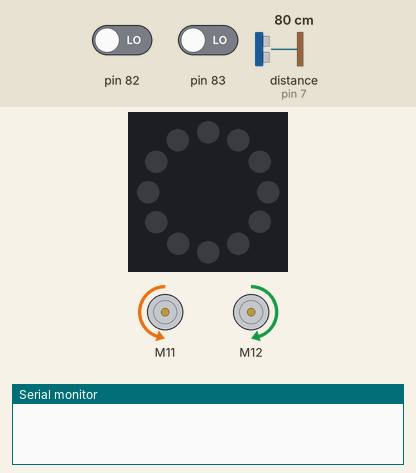
A sketch run on a simulated Arduino Uno, built for the host (arithmetic inside an expression is 32-bit, double 64-bit). On the bench: 12 RGB LEDs in a ring, first at the top, clockwise, 2 × DC motor (green arrow = forward, orange = backward, longer = faster), the last lines printed to the serial monitor. Inputs (shaded band) come from the test bench; at power-on: distance to the obstacle (sensor on pin 7) 80 cm, pin 82 LOW, pin 83 LOW.

Above: at 1.2 s.
1.3 s: distance to the obstacle (sensor on pin 7) set to 11 cm
2.8 s: distance to the obstacle (sensor on pin 7) set to 8 cm
At 3.32 s:
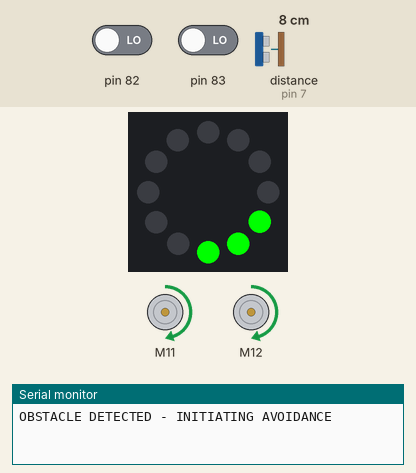
At 4.68 s:
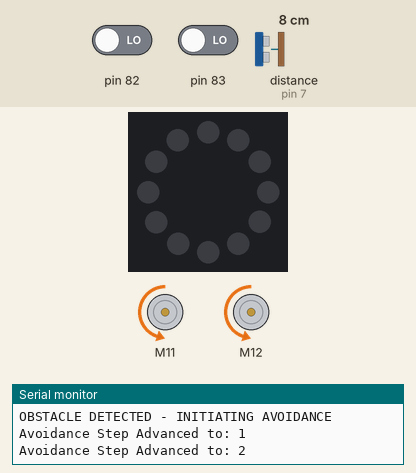
5.7 s: distance to the obstacle (sensor on pin 7) set to 250 cm
At 6.23 s:
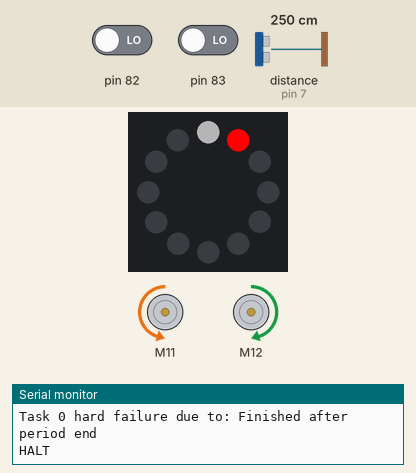
Timing chart, 0 to 8.7 s (numbered marks = the images above; inputs shaded):
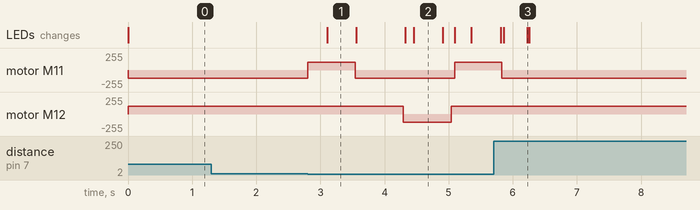

The sketch:

qwen.ino
```cpp
#include <kaulab.h>

// Line sensor states:
// 3 = no line
// 0 = both on line
// 2 = right on line
// 1 = left on line

// Motor identifiers: 1 = Right motor, 2 = Left motor
bool turningRight = false;
bool turningLeft = false;

int rightMotor = -120;
int leftMotor = 120;

bool blinkState = false;
int blinkCounter = 0;

int statusR = 0;
int statusG = 0;
int statusB = 0;

// ==================================================
// TICK & TIMING CONSTRAINTS (1 Tick = 16 ms)
// ==================================================
const int MS_PER_TICK = 16;

// RULE 1: How long should each sub-movement last?
// 800 ms / 16 ms = 50 ticks.
// This gives the robot ~0.8 seconds to complete a turn or short straight movement.
const int STEP_DURATION_MS = 800;
const int STEP_TICKS = STEP_DURATION_MS / MS_PER_TICK;

// RULE 2: What is the absolute maximum time allowed for the whole avoidance maneuver?
// 5000 ms / 16 ms = 312 ticks (Exactly 5 seconds).
// If the robot hasn't found the line after 5 seconds, it aborts to prevent infinite loops/battery drain.
const int MAX_AVOID_DURATION_MS = 5000;
const int MAX_AVOID_TICKS = MAX_AVOID_DURATION_MS / MS_PER_TICK;

bool avoiding = false;
int avoidStep = 0;
int avoidTickCount = 0;      // Total ticks spent in the entire avoidance maneuver
int stepTickCount = 0;       // Ticks spent in the current sub-step

// ==================================================
// LED BLINKER
// ==================================================
void updateBlinker() {
    blinkCounter++;
    if (blinkCounter >= 10) {
        blinkCounter = 0;
        blinkState = !blinkState;
    }

    if (turningRight) {
        for (int i = 0; i < 12; i++) {
            zLedRing.setColorAt(i, (blinkState && (i == 4 || i == 5 || i == 6)) ? 0 : 0,
                                   (blinkState && (i == 4 || i == 5 || i == 6)) ? 255 : 0, 0);
        }
    } else if (turningLeft) {
        for (int i = 0; i < 12; i++) {
            zLedRing.setColorAt(i, (blinkState && (i == 10 || i == 11 || i == 0)) ? 0 : 0,
                                   (blinkState && (i == 10 || i == 11 || i == 0)) ? 255 : 0, 0);
        }
    } else {
        for (int i = 0; i < 12; i++) {
            zLedRing.setColorAt(i, statusR, statusG, statusB);
        }
    }
    zLedRing.show();
}

// ==================================================
// LINE FOLLOWING MOVEMENTS
// ==================================================
void goRight() {
    turningRight = true; turningLeft = false;
    statusR = 0; statusG = 255; statusB = 0;
    zRobotSetMotorSpeed(1, -(rightMotor));
    zRobotSetMotorSpeed(2, leftMotor);
}

void goLeft() {
    turningRight = false; turningLeft = true;
    statusR = 0; statusG = 255; statusB = 0;
    zRobotSetMotorSpeed(1, rightMotor);
    zRobotSetMotorSpeed(2, -leftMotor);
}

void findLine() {
    turningRight = false; turningLeft = false;
    statusR = 255; statusG = 255; statusB = 0; // Yellow for searching
    zRobotSetMotorSpeed(1, rightMotor + 10);
    zRobotSetMotorSpeed(2, -leftMotor + 20);
}

void goStraight() {
    turningRight = false; turningLeft = false;
    statusR = 0; statusG = 0; statusB = 0;
    zRobotSetMotorSpeed(1, rightMotor);
    zRobotSetMotorSpeed(2, leftMotor);
}

void stopRobot() {
    turningRight = false; turningLeft = false;
    zRobotSetMotorSpeed(1, 0);
    zRobotSetMotorSpeed(2, 0);
}

// ==================================================
// FOLLOW LINE
// ==================================================
void followLine() {
    int lineread = zRobotGetLineSensor();

    if (lineread == 1) goLeft();
    else if (lineread == 2) goRight();
    else if (lineread == 0) goStraight();
    else if (lineread == 3) findLine();
}

// ==================================================
// OBSTACLE AVOIDANCE (TICK-CONSTRAINED STATE MACHINE)
// ==================================================
void avoidObstacle() {
    // HARD CONSTRAINT: Abort if we exceed the 5-second (312 tick) limit
    if (avoidTickCount >= MAX_AVOID_TICKS) {
        Serial.println("AVOIDANCE TIMEOUT: Max ticks reached. Stopping.");
        statusR = 255; statusG = 0; statusB = 0; // Solid Red for error
        stopRobot();
        avoiding = false;
        return;
    }

    avoidTickCount++;
    stepTickCount++;

    // SMART RULE: If we are in the final search phases (step 3 or 4) and we see the line,
    // abort the rest of the avoidance sequence immediately to save ticks.
    if (avoidStep >= 3 && zRobotGetLineSensor() != 3) {
        Serial.println("Line re-acquired! Resuming normal follow.");
        avoiding = false;
        avoidStep = 0;
        avoidTickCount = 0;
        stepTickCount = 0;
        goStraight();
        return;
    }

    // TIMING RULE: Only advance to the next sub-step after STEP_TICKS (800ms) have passed.
    // This prevents the robot from twitching through all states instantly.
    if (stepTickCount >= STEP_TICKS) {
        avoidStep++;
        stepTickCount = 0; // Reset counter for the new step
        Serial.print("Avoidance Step Advanced to: ");
        Serial.println(avoidStep);
    }

    // Execute the movement for the current step
    switch (avoidStep) {
        case 0: goRight(); break;      // 1. Turn right to clear the obstacle
        case 1: goStraight(); break;   // 2. Drive straight past the obstacle
        case 2: goLeft(); break;       // 3. Turn left to head back toward the original path
        case 3: goStraight(); break;   // 4. Drive straight to intersect the line
        case 4: findLine(); break;     // 5. If still not on line, spin/scan to find it
        default: findLine(); break;    // Fallback: keep searching until line is found or timeout
    }
}

// ==================================================
// MAIN OBSTACLE CHECKER
// ==================================================
void obstacle() {
    int distance = zRobotGetUltraSensor();

    // PERSISTENCE RULE: If we are already avoiding, continue the state machine
    // regardless of the current ultrasonic reading (which changes as the robot turns).
    if (avoiding) {
        avoidObstacle();
        return;
    }

    // If not avoiding, check for a new obstacle
    if (distance > 0 && distance < 10) {
        Serial.println("OBSTACLE DETECTED - INITIATING AVOIDANCE");
        statusR = 255; statusG = 0; statusB = 0;

        // Initialize avoidance constraints
        avoiding = true;
        avoidStep = 0;
        avoidTickCount = 0;
        stepTickCount = 0;

        avoidObstacle(); // Execute step 0 immediately
    } else {
        // No obstacle, or avoidance successfully finished
        followLine();
    }
}

// ==================================================
// SETUP & LOOP
// ==================================================
void setup() {
    zInitialize();
    Serial.begin(9600);

    // IMPORTANT: Ensure this interval matches your "1 tick = 16ms" definition.
    // If the 2nd parameter is in ticks, '1' means 16ms. If it's in ms, use '16'.
    // Adjust based on your specific Kaulab framework documentation.
    zScheduleTask(obstacle, 1, 1);
    zScheduleTask(updateBlinker, 3, 2); // Blinker updates every ~48ms

    zStart();
}

void loop() {
    // zStart() handles the scheduled tasks in the background. Leave empty.
    // Or, if your framework requires it, call zRun() or similar here.
}
```

kaulab.h
```cpp
#include "MeAuriga.h"
#include "Arduino_FreeRTOS.h"
#include "semphr.h"

#define MAXIMUM_TASKS 10
#define ZSCHED_TRACE

int ztask_count;
struct zTask {
  int interval, runtime, lastrun, nextrun, actualtime;
  void *func;
  int id;
  TaskHandle_t *handle;
};
struct zTask zTaskList[MAXIMUM_TASKS];
int zTaskTrace = 0;
MeRGBLed zLedRing(0, 12);
void zTaskRunner(void *);
MeLineFollower zLineFollower(PORT_9);
MeUltrasonicSensor zUltraSonicSensor(PORT_7);
MeEncoderOnBoard zMotor1(SLOT1);
MeEncoderOnBoard zMotor2(SLOT2);

/**
 * Fetches information from the line follower
 * sensor. Can return values 0-3 depending on
 * senror state.
 */
uint8_t zRobotGetLineSensor() {
	return zLineFollower.readSensors();
}

/**
 * Fetches information from the ultrasonic distance
 * sensor. Returns a value from 0 - 400.
 */
uint8_t zRobotGetUltraSensor() {
	return zUltraSonicSensor.distanceCm();
}

/**
 * Sets the motor speed for motor 1 or 2
 *
 * @param speed set the motor speed to this
 * @param motor the motor which speed should change
 */
void zRobotSetMotorSpeed(int motor, int speed) {
	if (motor == 1) zMotor1.setMotorPwm(speed);
	if (motor == 2) zMotor2.setMotorPwm(speed);
}

/* Task Management */
int zTaskCompare(const void *cmp1, const void *cmp2) {
  struct zTask *a = (struct zTask *)cmp1;
  struct zTask *b = (struct zTask *)cmp2;
  return a->interval - b->interval;
}

/**
 * Delay time milliseconds, blocking other process execution.
 * Do not use any other delay method as it will break
 * scheduling.
 *
 * @param time delay time in milliseconds
 */
void zBlockingDelay(int time) {
  TickType_t currentTick = xTaskGetTickCount();
  while (xTaskGetTickCount() - currentTick < time)
    ;
}

void zSetAllLed(int r, int g, int b) {
  for (int i = 0; i < 12; i++)
    zLedRing.setColorAt(i, r, g, b);
  zLedRing.show();
}

void zSetOneLed(int led, int r, int g, int b) {
  for (int i = 0; i < 12; i++){
    if (led == i)
      zLedRing.setColorAt(i, r, g, b);
    else
      zLedRing.setColorAt(i, 0, 0, 0);
}
  zLedRing.show();
}

void zDie(int taskno, const char *reason) {
  vTaskSuspendAll();
  Serial.print("Task ");
  Serial.print(taskno);
  Serial.print(" hard failure due to: ");
  Serial.println(reason);
  Serial.println("HALT");
  zSetAllLed(0, 0, 0);
  zLedRing.setColorAt(taskno + 1, 255, 0, 0);
  zLedRing.setColorAt(0, 64, 64, 64);
  zLedRing.show();
  for (;;) delay(500);
}

/**
 * Schedule a task for periodic execution.
 *
 * @param func pointer to function that should run
 * @param interval the period of the function (T)
 * @param runtime the runtime of the function (C)
 */
void zScheduleTask(void *func, int interval, int runtime) {
  zTaskList[ztask_count].interval = interval;
  zTaskList[ztask_count].runtime = runtime;
  zTaskList[ztask_count].func = func;
  zTaskList[ztask_count].id = ztask_count;
  zTaskList[ztask_count].nextrun = interval;
  ztask_count = ztask_count + 1;
}

/**
 * Initialize the scheduler and robot. Run this before
 * any other functions. Will initialize Serial system
 * at 9600 baud.
 */
void zInitialize() {
  Serial.begin(9600);

  TCCR1A = _BV(WGM10);
  TCCR1B = _BV(CS11) | _BV(WGM12);
  TCCR2A = _BV(WGM21) | _BV(WGM20);
  TCCR2B = _BV(CS21);

  zMotor1.setMotionMode(DIRECT_MODE);
  zMotor2.setMotionMode(DIRECT_MODE);

  ztask_count = 0;
  zLedRing.setpin(44);
  zSetAllLed(0, 0, 0);
  zSetOneLed(0, 0, 128, 0);
  memset(zTaskList, 0, 10 * sizeof(struct zTask));
}

/**
 * Toggle debug information printing
 *
 * @param trace 1 for enable, 0 for disable
 */
void zTaskSetTrace(int trace) {
	zTaskTrace = trace;
}

SemaphoreHandle_t zLock;

/**
 * Start scheduler. After running this function
 * execution is yielded to the scheduler and normal
 * program function is stopped.
 */
void zStart() {
  zLock = xSemaphoreCreateBinary();
  xSemaphoreGive(zLock);
  qsort(zTaskList, ztask_count, sizeof(struct zTask), zTaskCompare);
  for (int i = 0; i < ztask_count; i++) {
    xTaskCreate(zTaskRunner, "MainTask", 128, &zTaskList[i], i, zTaskList[i].handle);
  }
}

void zPrintDebugEvent(struct zTask * task, int time, const char * text) {
  #ifdef ZSCHED_TRACE
	if (!zTaskTrace) return;
    Serial.print(time);
    Serial.print(": task ");
    Serial.print(task->id);
    Serial.print(" ");
    Serial.print(text);
    Serial.print(" { runtime: ");
    Serial.print(task->actualtime);
    Serial.println(" } ");
  #endif
}

void zTaskRunner(void *parm) {
  struct zTask *task = (struct zTask *)parm;
  for (;;) {
    //Before Running
    xSemaphoreTake(zLock, 0);
    int starttime = xTaskGetTickCount();
    zPrintDebugEvent(task, starttime, "start");
    if (starttime > task->nextrun) {
      zDie(task->id, "Did not start on time");
    }
    task->lastrun = starttime;
    xSemaphoreGive(zLock);

    //Run the code
    ((void (*)())task->func)();

    //After running
    xSemaphoreTake(zLock, 0);
    int endtime = xTaskGetTickCount();
    task->actualtime = endtime - starttime;
    if (endtime > task->nextrun) {
      zDie(task->id, "Finished after period end");
    }
    if (task->actualtime > task->runtime) {
      zDie(task->id, "Runtime exceeded computation time");
    }
    zPrintDebugEvent(task, starttime, "finished");
    task->nextrun = task->nextrun + task->interval;
    xSemaphoreGive(zLock);
    vTaskDelayUntil(&starttime, task->interval);
  }
}
```

Measured:
- the behaviour switches between 10 and 9 cm on distance to the obstacle (sensor on pin 7) (found by bisection; images 0 and 1)
- after the input at 1.3 s, every drawn part: stays the same
- after the input at 2.8 s, motor M11: backward 120/255 → forward 120/255 at once, → backward 120/255 0.73 s later, → forward 120/255 1.6 s later; motor M12: forward 120/255 → backward 120/255 after 1.5 s, → forward 120/255 0.75 s later; the LEDs: change after 0.31 s (image 1)
- after the input at 5.7 s, motor M11: goes on until 5.8 s, then stays backward 120/255; motor M12: stops changing and stays forward 120/255; the LEDs: first differ from a run without the input after 0.53 s (image 3)
- what the display in image 1 shows lasts 0.5 s, from 3.1 s to 3.6 s
- what the display in image 2 shows lasts 0.4 s, from 4.5 s to 4.9 s
